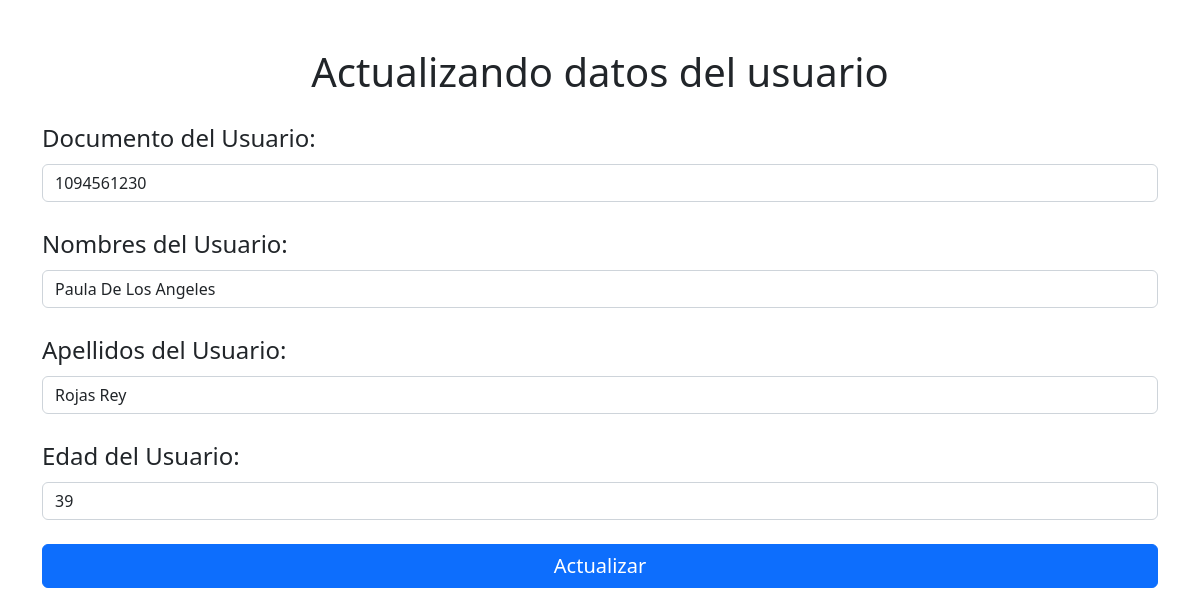
/actualizar.php?id=102, run on the app's committed database.
### tables this page shows
CREATE TABLE `alumno` (
  `cod_estudiante` int(11) NOT NULL,
  `documento` varchar(10) NOT NULL,
  `nombres` varchar(50) NOT NULL,
  `apellidos` varchar(50) NOT NULL,
  `edad` varchar(2) NOT NULL
);

### actualizar.php (the view, shortened to what this page needs)
<?php
    $conexion = conectar();
    $id = $_GET['id'];
    $sql = "SELECT * FROM alumno WHERE cod_estudiante = '$id'";
    $query = mysqli_query($conexion, $sql);
    $row = mysqli_fetch_array($query);
?>
<!DOCTYPE html>
<html lang="es">
<head>
    <link href="https://cdn.jsdelivr.net/npm/bootstrap@5.2.0/dist/css/bootstrap.min.css" rel="stylesheet"
>
</head>
<body>
    <div class="container mt-5">
        <h1 class="text-center mb-4 danger">Actualizando datos del usuario</h1>
        <form action="update.php" method="post">
            <label for="documentoUsuario" class="mb-2 fs-4">Documento del Usuario:</label>
            <input type="text" name="documento" id="documento" value="<?php echo $row['documento']?>" class="form-control mb-4">
            <label for="nombres" class="mb-2 fs-4">Nombres del Usuario:</label>
            <input type="text" name="nombres" value="<?php echo $row['nombres']?>" class="form-control mb-4">
            <label for="apellidos" class="mb-2 fs-4">Apellidos del Usuario:</label>
            <input type="text" name="apellidos" value="<?php echo $row['apellidos']?>" class="form-control mb-4">
            <label for="edad" class="mb-2 fs-4">Edad del Usuario:</label>
            <input type="text" name="edad" value="<?php echo $row['edad']?>" class="form-control mb-4">
            <input type="submit" value="Actualizar" class="btn btn-primary btn-block w-100 fs-5">
        </form>
    </div>
</body>
</html>

### data on the page
alumno: documento "1094561230", nombres "Paula De Los Angeles", apellidos "Rojas Rey", edad "39"
